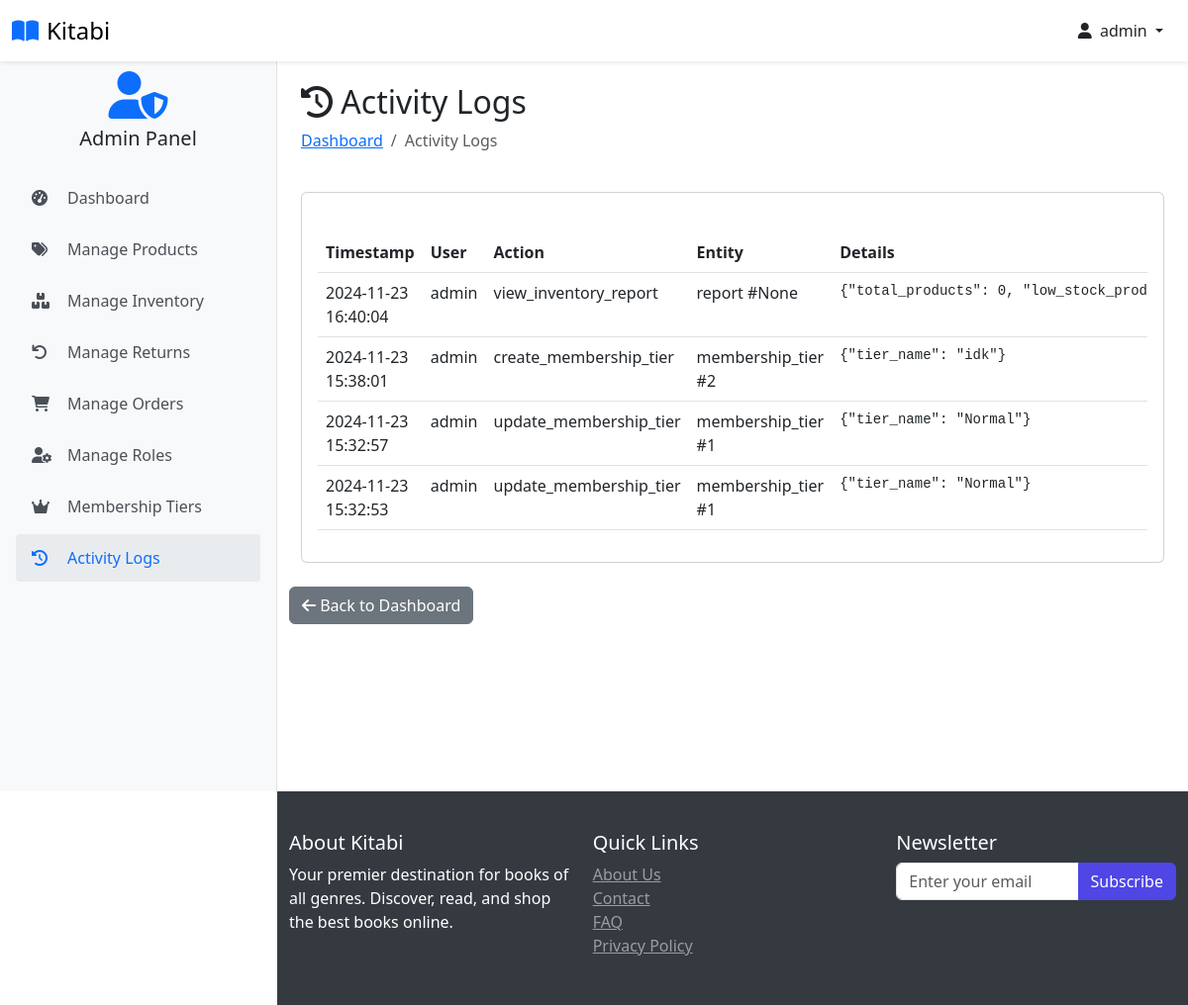
The app's page /activity-logs (signed in) with its own data.
### website/models.py (models this page shows, shortened)
class Customer(db.Model, UserMixin):
    id = db.Column(db.Integer, primary_key=True)
    full_name = db.Column(db.String(100), nullable=False)
    email = db.Column(db.String(100), unique=True, nullable=False)
    username = db.Column(db.String(100), unique=True, nullable=False)
    password_hash = db.Column(db.String(200), nullable=False)
    date_joined = db.Column(db.DateTime(), default=datetime.utcnow)
    is_admin_val = db.Column(db.Boolean, default=False)
    last_login = db.Column(db.DateTime)
    status = db.Column(db.String(20), default='active')
    membership_tier_id = db.Column(db.Integer, db.ForeignKey('membership_tier.id'), default=1)  # Default to Normal
    points = db.Column(db.Integer, default=0)
    membership_tier = db.relationship('MembershipTier', backref='customers')
    cart_items = db.relationship('Cart', back_populates='customer', lazy=True)
    orders = db.relationship('Order', back_populates='customer', lazy=True)
    activity_logs = db.relationship('ActivityLog', back_populates='user', lazy=True)
    returns = db.relationship('Return', foreign_keys='Return.customer_link', back_populates='customer', lazy=True)
    roles = db.relationship(
        'Role',
        secondary=user_roles,
        back_populates='users',
        lazy='dynamic'
    )
    @property
    def password(self):
        raise AttributeError('Password is not a readable Attribute')
    @property
    def is_admin(self):
        return self.is_admin_val or any(
            role.name in ['Super Admin', 'Product Manager', 'Order Manager']
            for role in self.roles
        )
    def has_permission(self, permission):
        if not self.roles:
            return False
        for role in self.roles:
            permissions = role.permissions or []
            if permission in permissions:
                return True
        return False

class ActivityLog(db.Model):
    id = db.Column(db.Integer, primary_key=True)
    user_id = db.Column(db.Integer, db.ForeignKey('customer.id'), nullable=False)
    action = db.Column(db.String(100), nullable=False)
    entity_type = db.Column(db.String(50))
    entity_id = db.Column(db.Integer)
    details = db.Column(db.JSON)
    ip_address = db.Column(db.String(50))
    timestamp = db.Column(db.DateTime, default=datetime.utcnow)
    user = db.relationship('Customer', back_populates='activity_logs')

### website/admin.py (the view)
@admin.route('/activity-logs')
@login_required
@admin_required
@check_permission('view_reports')
def view_activity_logs():
    logs = ActivityLog.query.order_by(ActivityLog.timestamp.desc()).all()
    return render_template('activity_logs.html', logs=logs)

### website/templates/activity_logs.html (shortened to what this page needs)
{% extends 'base.html' %}
{% block body %}
<div class="container  ">
    <div class="row mb-4">
        <div class="col">
            <h2><i class="fas fa-history"></i> Activity Logs</h2>
            <nav aria-label="breadcrumb">
                <ol class="breadcrumb">
                    <li class="breadcrumb-item"><a href="{{ url_for('admin.admin_page') }}">Dashboard</a></li>
                    <li class="breadcrumb-item active">Activity Logs</li>
                </ol>
            </nav>
        </div>
    </div>
    <div class="card">
        <div class="card-body">
            <div class="table-responsive">
                <table class="table table-hover">
                    <thead>
                        <tr>
                            <th>Timestamp</th>
                            <th>User</th>
                            <th>Action</th>
                            <th>Entity</th>
                            <th>Details</th>
                        </tr>
                    </thead>
                    <tbody>
                        {% for log in logs %}
                        <tr>
                            <td>{{ log.timestamp.strftime('%Y-%m-%d %H:%M:%S') }}</td>
                            <td>{{ log.user.username }}</td>
                            <td>{{ log.action }}</td>
                            <td>
                                {% if log.entity_type %}
                                {{ log.entity_type }} #{{ log.entity_id }}
                                {% endif %}
                            </td>
                            <td>
                                {% if log.details %}
                                <pre class="mb-0"><code>{{ log.details | tojson | safe }}</code></pre>
                                {% endif %}
                            </td>
                        </tr>
                        {% endfor %}
                    </tbody>
                </table>
            </div>
        </div>
    </div>
</div>
<div class="row mt-4 mb-5">
    <div class="col">
        <a href="{{ url_for('admin.admin_page') }}" class="btn btn-secondary">
            <i class="fas fa-arrow-left"></i> Back to Dashboard
        </a>
    </div>
</div>
</div>
{% endblock %}

### website/templates/base.html (shortened to what this page needs)
<!DOCTYPE html>
<html lang="en">
<head>
    <link rel="stylesheet" href="{{ url_for('static', filename='css/bootstrap.min.css') }}">
    <link rel="stylesheet" href="{{ url_for('static', filename='css/owl.carousel.min.css') }}">
    <link rel="stylesheet" href="{{ url_for('static', filename='css/style.css') }}">
    <link rel="stylesheet" href="https://cdnjs.cloudflare.com/ajax/libs/font-awesome/6.0.0/css/all.min.css">
</head>
<body class="{% if current_user.is_authenticated %}{% if current_user.is_admin %}admin-user{% else %}user{% endif %}{% else %}guest{% endif %}">
<nav class="navbar navbar-light bg-white fixed-top shadow-sm">
    <div class="container-fluid">
        <div class="d-flex align-items-center">
            <a class="navbar-brand d-flex align-items-center" href="/">
                <i class="fas fa-book-open text-primary me-2"></i>
                <span class="font-weight-bold">Kitabi</span>
            </a>
        </div>
        <div class="d-flex align-items-center user-nav">
            {% if current_user.is_authenticated %}
                <div class="dropdown">
                    <button class="btn btn-link text-dark text-decoration-none dropdown-toggle" type="button" id="userDropdown" data-bs-toggle="dropdown" aria-expanded="false">
                        <i class="fas fa-user me-1"></i>
                        {{ current_user.username }}
                    </button>
                </div>
            {% else %}
                <a href="{{ url_for('auth.login') }}" class="btn btn-primary">
                    <i class="fas fa-sign-in-alt me-2"></i>Login
                </a>
            {% endif %}
        </div>
    </div>
</nav>
    {% if current_user.is_authenticated %}
        {% if current_user.is_admin %}
            <div class="admin-sidebar">
                <div class="text-center mb-4">
                    <i class="fas fa-user-shield fa-3x text-primary"></i>
                    <h5 class="mt-2">Admin Panel</h5>
                </div>
                <div class="nav flex-column">
                    <a class="admin-nav-item" href="{{ url_for('admin.admin_page') }}">
                        <i class="fas fa-tachometer-alt"></i>Dashboard
                    </a>
                    <a class="admin-nav-item" href="{{ url_for('admin.shop_items') }}">
                        <i class="fas fa-tags"></i>Manage Products
                    </a>
                    <a class="admin-nav-item" href="{{ url_for('admin.inventory_management') }}">
                        <i class="fas fa-boxes"></i>Manage Inventory
                    </a>
                    <a class="admin-nav-item" href="{{ url_for('admin.returns_management') }}">
                        <i class="fas fa-undo"></i>Manage Returns
                    </a>
                    <a class="admin-nav-item" href="{{ url_for('admin.order_view') }}">
                        <i class="fas fa-shopping-cart"></i>Manage Orders
                    </a>
                    <a class="admin-nav-item" href="{{ url_for('admin.manage_roles') }}">
                        <i class="fas fa-user-cog"></i>Manage Roles
                    </a>
                    <a class="admin-nav-item" href="{{ url_for('admin.membership_tiers') }}">
                        <i class="fas fa-crown"></i>Membership Tiers
                    </a>
                    <a class="admin-nav-item" href="{{ url_for('admin.view_activity_logs') }}">
                        <i class="fas fa-history"></i>Activity Logs
                    </a>
                </div>
            </div>
        {% endif %}
{% endif %}
    <main class="main-content">
         <div class="container pt-2">
            {% block body %}{% endblock %}
    </main>
    <footer>
         <div class="container pt-2">
            <div class="row">
                <div class="col-md-4">
                    <h5>About Kitabi</h5>
                    <p>Your premier destination for books of all genres. Discover, read, and shop the best books online.</p>
                </div>
                <div class="col-md-4">
                    <h5>Quick Links</h5>
                    <ul class="list-unstyled">
                        <li><a href="#" class="text-white-50">About Us</a></li>
                        <li><a href="#" class="text-white-50">Contact</a></li>
                        <li><a href="#" class="text-white-50">FAQ</a></li>
                    <li><a href="#" class="text-white-50">Privacy Policy</a></li>
                </ul>
            </div>
            <div class="col-md-4">
                <h5>Newsletter</h5>
                <form>
                    <div class="input-group">
                        <input type="email" class="form-control" placeholder="Enter your email">
                        <button class="btn btn-primary" type="submit">Subscribe</button>
                    </div>
                </form>
            </div>
        </div>
    </div>
</footer>
</body>
</html>

### website/static/css/style.css (style rules this page uses)
:root { --primary-color: #4f46e5; --secondary-color: #818cf8; --dark-color: #1f2937; --light-color: #f3f4f6; }
body { font-family: 'Segoe UI', Tahoma, Geneva, Verdana, sans-serif; padding-top: 56px; margin: 0; }
.navbar-brand { font-size: 1.5rem; }
.sidebar, .admin-sidebar { height: calc(100vh - 56px); position: fixed; top: 56px; left: 0; width: 280px; z-index: 1000; overflow-y: auto; transition: transform 0.3s ease-in-out; padding: 1rem; }
.admin-sidebar { background-color: #f8f9fa; border-right: 1px solid rgba(0, 0, 0, 0.1); }
.main-content { padding-top: 20px; min-height: calc(100vh - 56px); transition: margin-left 0.3s ease-in-out; }
body.admin-user .main-content { margin-left: 280px; }
.admin-nav-item { display: flex; align-items: center; padding: 0.75rem 1rem; color: #495057; text-decoration: none; border-radius: 0.25rem; transition: all 0.2s; margin-bottom: 0.25rem; }
.admin-nav-item:hover, .admin-nav-item.active { background-color: #e9ecef; color: #0d6efd; text-decoration: none; }
.admin-nav-item i { width: 1.5rem; margin-right: 0.75rem; }
.btn-primary { background-color: var(--primary-color); border-color: var(--primary-color); }
footer { flex-shrink: 0; position: relative; width: 100%; margin-top: auto; }
@media (min-width: 992px) { body:not(.admin-user) footer, body.admin-user footer { margin-left: 280px; width: calc(100% - 280px); } }

### website/templates/base.html (style rules this page uses)
body { min-height: 100vh; display: flex; flex-direction: column; padding-top: 56px; }
.sidebar, .admin-sidebar { height: calc(100vh - 56px); position: fixed; top: 56px; left: 0; width: 280px; z-index: 1000; overflow-y: auto; transition: transform 0.3s ease-in-out; padding: 1rem; }
.admin-sidebar { background-color: #f8f9fa; border-right: 1px solid rgba(0, 0, 0, 0.1); }
.admin-nav-item { display: flex; align-items: center; padding: 0.75rem 1rem; color: #495057; text-decoration: none; border-radius: 0.25rem; transition: all 0.2s; margin-bottom: 0.25rem; }
.admin-nav-item:hover, .admin-nav-item.active { background-color: #e9ecef; color: #0d6efd; text-decoration: none; }
.admin-nav-item i { width: 1.5rem; margin-right: 0.75rem; }
.main-content { flex: 1; padding-top: 20px; transition: margin-left 0.3s ease-in-out; }
footer { margin-top: auto; background-color: #343a40; color: white; padding: 2rem 0; }
@media (min-width: 992px) { body.admin-user .main-content, body.admin-user footer { margin-left: 280px; } }

### records on screen
Customer: username "admin"
ActivityLog: timestamp "2024-11-23 16:40:04", user.username "admin", action "view_inventory_report", entity_type "report", entity_id "None", details|tojson "{\"total_products\": 0,…"
ActivityLog: timestamp "2024-11-23 15:38:01", user.username "admin", action "create_membership_tier", entity_type "membership_tier", entity_id "2", details|tojson "{\"tier_name\": \"idk\"}"
ActivityLog: timestamp "2024-11-23 15:32:57", user.username "admin", action "update_membership_tier", entity_type "membership_tier", entity_id "1", details|tojson "{\"tier_name\": \"Normal\"}"
ActivityLog: timestamp "2024-11-23 15:32:53", user.username "admin", action "update_membership_tier", entity_type "membership_tier", entity_id "1", details|tojson "{\"tier_name\": \"Normal\"}"
